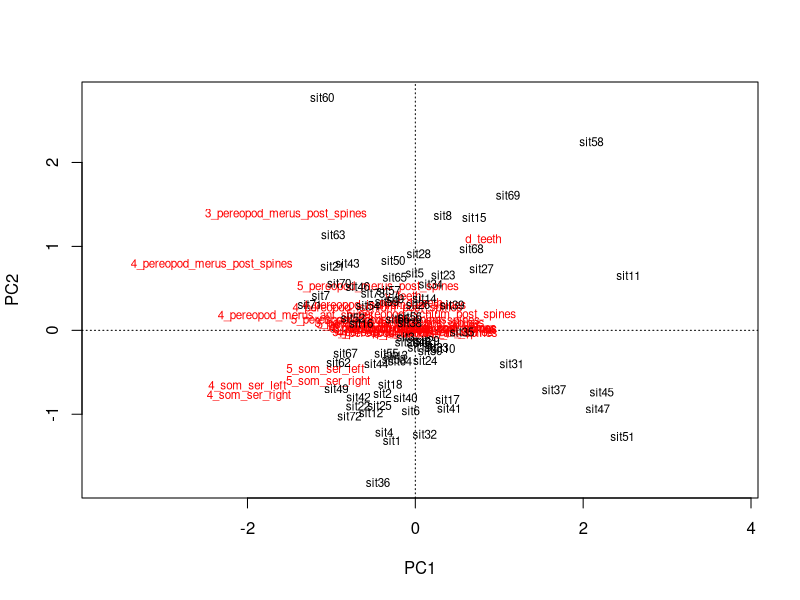
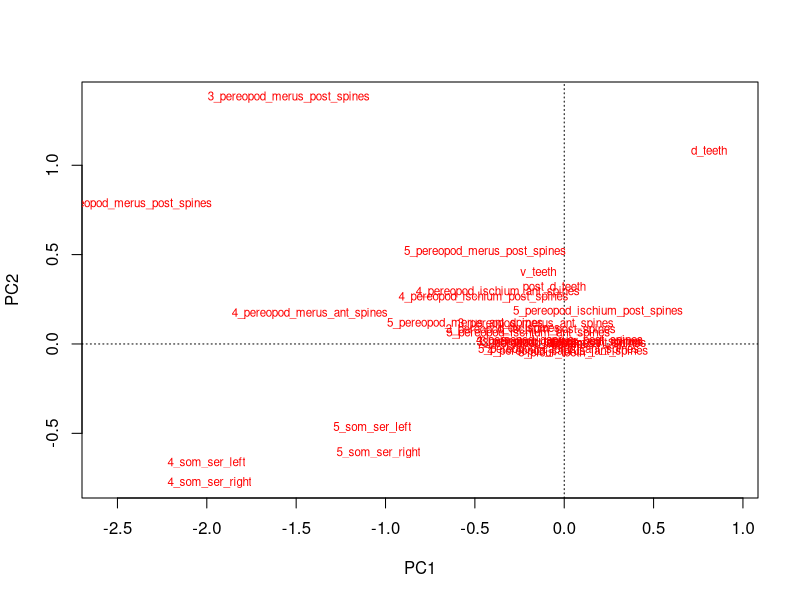
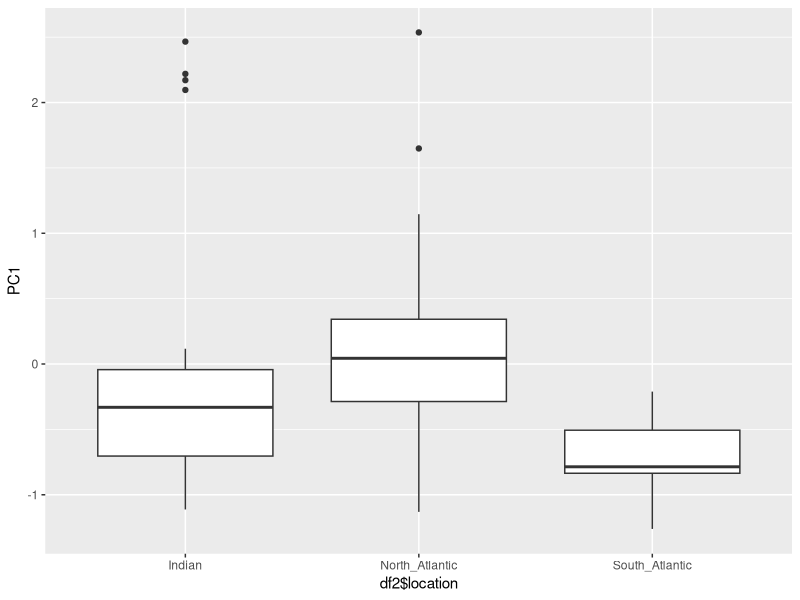
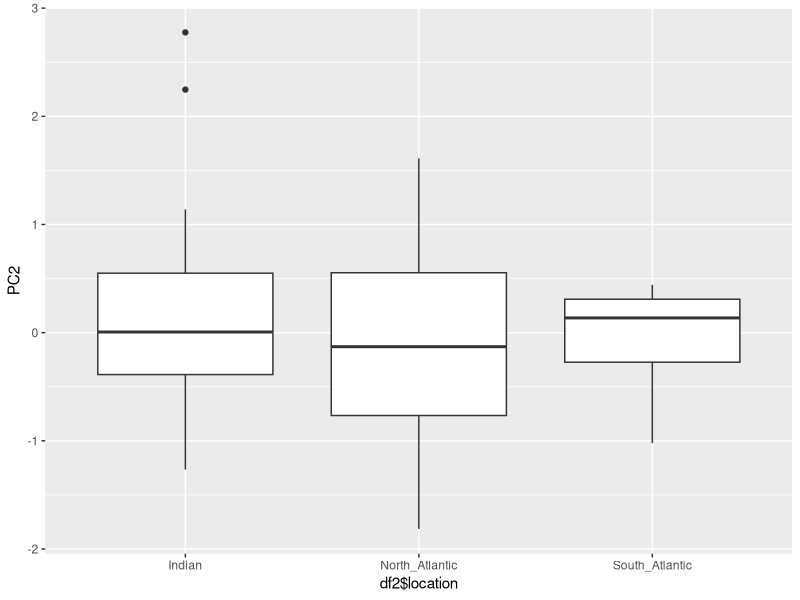

Recreate these plots in R, in order.
library(readxl)
library(dplyr)

df <- read_excel("Data/Sd_morph.xlsx", na = "NA")

means <- df %>% select(-c( sample, coordinates_L, coordinates_D, location, sex)) %>%  summarise_all(.funs = function(x) mean(x, na.rm = T))


df %>% select(-c( sample, coordinates_L, coordinates_D, location, sex))

df2 <- df %>% mutate_all(~ifelse(is.na(.x), mean(.x, na.rm = TRUE), .x))    

library(vegan)



df_pca <- rda(df2[,-c(1:7)] )

plot(df_pca)

plot(df_pca, display = "species")



summary(df_pca)


df_pca_scores <- as.data.frame(scores(df_pca)$sites)

library(ggplot2)
ggplot(df_pca_scores, aes(x = df2$location, y = PC1)) + geom_boxplot()

ggplot(df_pca_scores, aes(x = df2$location, y = PC2)) + geom_boxplot()
